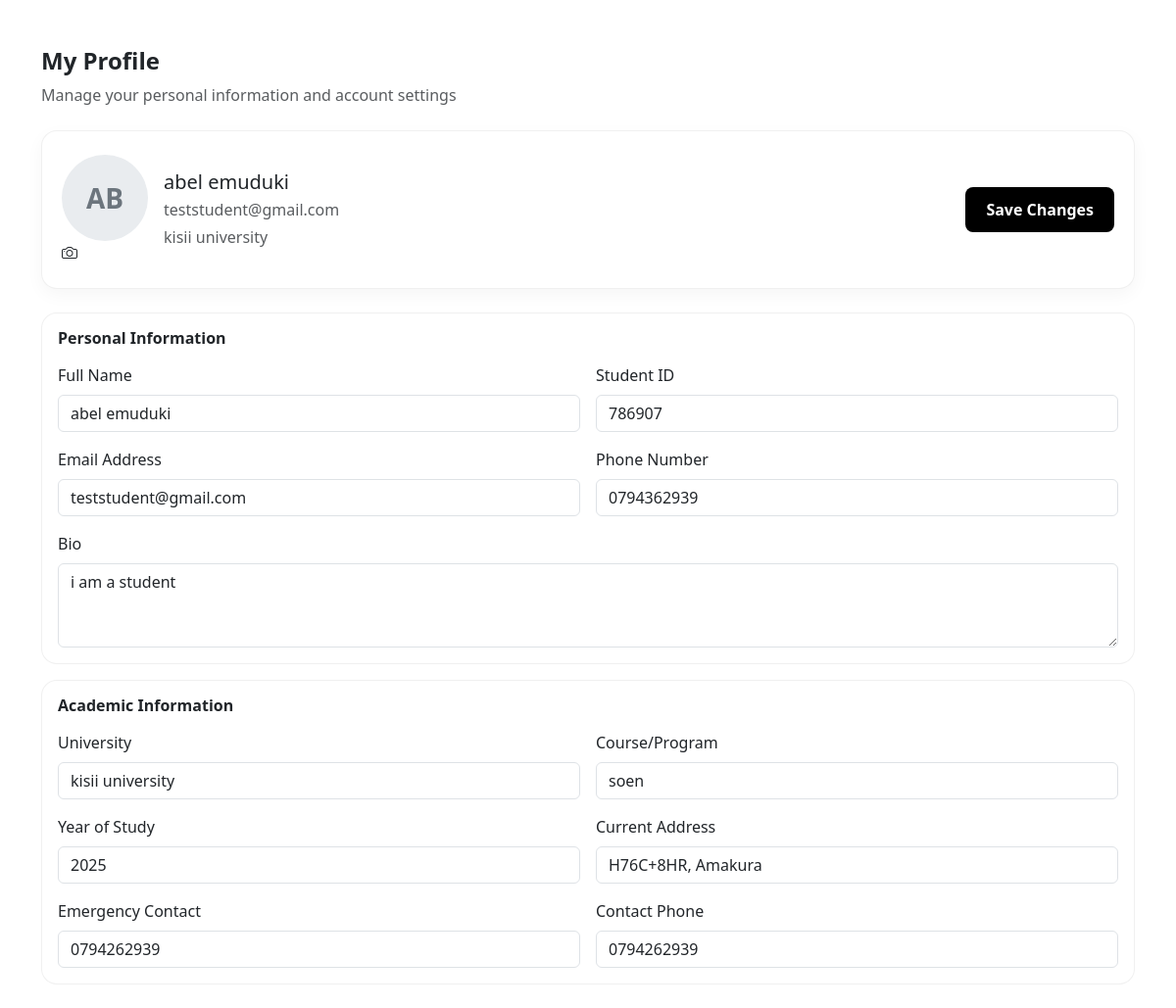
Screenshot of /dashboards/sections/student_profile.php (signed in) with the database file from the repository.
### tables this page shows
CREATE TABLE `students` (
  `id` int(11) NOT NULL AUTO_INCREMENT,
  `user_id` int(11) NOT NULL,
  `full_name` varchar(150) DEFAULT NULL,
  `student_identifier` varchar(100) DEFAULT NULL,
  `email` varchar(150) DEFAULT NULL,
  `phone` varchar(50) DEFAULT NULL,
  `bio` text DEFAULT NULL,
  `university` varchar(150) DEFAULT NULL,
  `course` varchar(150) DEFAULT NULL,
  `year_of_study` varchar(50) DEFAULT NULL,
  `current_address` varchar(255) DEFAULT NULL,
  `emergency_name` varchar(150) DEFAULT NULL,
  `emergency_phone` varchar(50) DEFAULT NULL,
  `avatar` varchar(255) DEFAULT NULL,
  `created_at` timestamp NOT NULL DEFAULT current_timestamp(),
  `updated_at` timestamp NOT NULL DEFAULT current_timestamp() ON UPDATE current_timestamp(),
  PRIMARY KEY (`id`),
  KEY `fk_students_user` (`user_id`),
  CONSTRAINT `fk_students_user` FOREIGN KEY (`user_id`) REFERENCES `users` (`user_id`) ON DELETE CASCADE
);

### dashboards/sections/student_profile.php (the view, shortened to what this page needs)
<?php
include("../../config/db.php");
$studentUserId = (int)($_SESSION['user_id'] ?? 0);
$profile = [
	'full_name' => '',
	'student_identifier' => '',
	'email' => '',
	'phone' => '',
	'bio' => '',
	'university' => '',
	'course' => '',
	'year_of_study' => '',
	'current_address' => '',
	'emergency_name' => '',
	'emergency_phone' => '',
	'avatar' => ''
];
$res = $conn->query("
    SELECT u.email AS user_email, s.*
    FROM users u
    LEFT JOIN students s ON u.user_id = s.user_id
    WHERE u.user_id = {$studentUserId} LIMIT 1
");
if ($res && $res->num_rows > 0) {
	$profile = array_merge(['email' => ''], $res->fetch_assoc());
}
$avatarUrl = '';
?>
<!DOCTYPE html>
<html lang="en">
<head>
	<link href="https://cdn.jsdelivr.net/npm/bootstrap@5.3.3/dist/css/bootstrap.min.css" rel="stylesheet">
	<link href="https://cdn.jsdelivr.net/npm/bootstrap-icons@1.11.3/font/bootstrap-icons.css" rel="stylesheet">
	</head>
<body>
	<div class="container py-4">
		<div class="profile-wrapper mt-4">
			<h4 class="fw-bold mb-2">My Profile</h4>
			<p class="text-muted mb-4">Manage your personal information and account settings</p>
		</div>
	<form id="studentProfileForm" method="POST" enctype="multipart/form-data">
		<div class="profile-header mb-4">
			<div class="position-relative">
				<?php if ($avatarUrl): ?>
					<img src="<?= htmlspecialchars($avatarUrl) ?>" class="avatar" alt="Avatar">
				<?php else: ?>
					<div class="avatar"><?= strtoupper(substr($profile['full_name'] ?: 'KK', 0, 2)) ?></div>
				<?php endif; ?>
				<label class="cam" onclick="document.getElementById('avatar_input').click()"><i class="bi bi-camera"></i></label>
			</div>
			<div class="flex-grow-1">
				<h5 class="mb-1"><?= htmlspecialchars($profile['full_name'] ?: 'Student Name') ?></h5>
				<p class="text-muted mb-1"><?= htmlspecialchars($profile['email'] ?? 'email@example.com') ?></p>
				<p class="text-muted mb-0"><?= htmlspecialchars($profile['university'] ?: 'University / Institute') ?></p>
			</div>
				<div class="ms-auto">
					<button type="button" id="saveStudentBtn" class="btn btn-save">Save Changes</button>
				</div>
		</div>
		<div class="row g-3">
			<div class="col-12">
				<div class="card card-section">
					<div class="card-body">
								<h6 class="section-title mb-3">Personal Information</h6>
								<div class="row g-3">
									<div class="col-md-6">
										<label class="form-label">Full Name</label>
										<input type="text" name="full_name" class="form-control" value="<?= htmlspecialchars($profile['full_name']) ?>">
									</div>
									<div class="col-md-6">
										<label class="form-label">Student ID</label>
										<input type="text" name="student_identifier" class="form-control" value="<?= htmlspecialchars($profile['student_identifier']) ?>">
									</div>
									<div class="col-md-6">
										<label class="form-label">Email Address</label>
										<input type="email" name="email" class="form-control" value="<?= htmlspecialchars($profile['email']) ?>">
									</div>
									<div class="col-md-6">
										<label class="form-label">Phone Number</label>
										<input type="text" name="phone" class="form-control" value="<?= htmlspecialchars($profile['phone']) ?>">
									</div>
									<div class="col-12">
										<label class="form-label">Bio</label>
										<textarea name="bio" class="form-control" rows="3"><?= htmlspecialchars($profile['bio']) ?></textarea>
									</div>
								</div>
					</div>
				</div>
			</div>
			<div class="col-12">
				<div class="card card-section">
					<div class="card-body">
						<h6 class="section-title mb-3">Academic Information</h6>
						<div class="row g-3">
							<div class="col-md-6">
								<label class="form-label">University</label>
								<input type="text" name="university" class="form-control" value="<?= htmlspecialchars($profile['university']) ?>">
							</div>
							<div class="col-md-6">
								<label class="form-label">Course/Program</label>
								<input type="text" name="course" class="form-control" value="<?= htmlspecialchars($profile['course']) ?>">
							</div>
							<div class="col-md-6">
								<label class="form-label">Year of Study</label>
								<input type="text" name="year_of_study" class="form-control" value="<?= htmlspecialchars($profile['year_of_study']) ?>">
							</div>
							<div class="col-md-6">
								<label class="form-label">Current Address</label>
								<input type="text" name="current_address" class="form-control" value="<?= htmlspecialchars($profile['current_address']) ?>">
							</div>
							<div class="col-md-6">
								<label class="form-label">Emergency Contact</label>
								<input type="text" name="emergency_name" class="form-control" value="<?= htmlspecialchars($profile['emergency_name']) ?>">
							</div>
							<div class="col-md-6">
								<label class="form-label">Contact Phone</label>
								<input type="text" name="emergency_phone" class="form-control" value="<?= htmlspecialchars($profile['emergency_phone']) ?>">
							</div>
						</div>
					</div>
				</div>
			</div>
		</div>
	</div>
</body>
</html>

### dashboards/sections/student_profile.php (style rules this page uses)
.profile-header { background:#ffffff;border-radius:16px;padding:24px 20px;display:flex;gap:16px;align-items:center;border:1px solid rgba(0,0,0,0.06);box-shadow:0 6px 18px rgba(0,0,0,0.04); }
.avatar { width:88px;height:88px;border-radius:50%;object-fit:cover;background:#e9ecef;display:flex;align-items:center;justify-content:center;font-weight:700;color:#6c757d;font-size:28px;position:relative }
.btn-save { background:#000;color:#fff;padding:10px 20px;border-radius:8px;font-weight:600 }
.card-section { border-radius:16px;border:1px solid rgba(0,0,0,0.06) }
.section-title { font-weight:700 }

### rows the page displays
students: full_name "AB", full_name "abel emuduki", email "teststudent@gmail.com", university "kisii university", student_identifier "786907", phone "0794362939", bio "i am a student", course "soen", year_of_study "2025", current_address "H76C+8HR, Amakura", emergency_name "0794262939", emergency_phone "0794262939"
